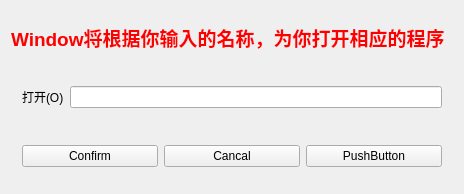
<?xml version="1.0" encoding="UTF-8"?>
<ui version="4.0">
 <class>Widget</class>
 <widget class="QWidget" name="Widget">
  <property name="geometry">
   <rect>
    <x>0</x>
    <y>0</y>
    <width>464</width>
    <height>194</height>
   </rect>
  </property>
  <property name="windowTitle">
   <string>Widget</string>
  </property>
  <layout class="QVBoxLayout" name="verticalLayout">
   <item>
    <widget class="QLabel" name="label_2">
     <property name="text">
      <string>&lt;html&gt;&lt;head/&gt;&lt;body&gt;&lt;p&gt;&lt;span style=&quot; font-size:14pt; font-weight:600; color:#ff0000;&quot;&gt;Window将根据你输入的名称，为你打开相应的程序&lt;/span&gt;&lt;/p&gt;&lt;/body&gt;&lt;/html&gt;</string>
     </property>
    </widget>
   </item>
   <item>
    <widget class="QWidget" name="widget_2" native="true">
     <layout class="QHBoxLayout" name="horizontalLayout_2">
      <item>
       <widget class="QLabel" name="label">
        <property name="text">
         <string>打开(O)</string>
        </property>
       </widget>
      </item>
      <item>
       <widget class="QLineEdit" name="lineEdit"/>
      </item>
     </layout>
    </widget>
   </item>
   <item>
    <widget class="QWidget" name="widget" native="true">
     <layout class="QHBoxLayout" name="horizontalLayout">
      <item>
       <widget class="QPushButton" name="pushButton">
        <property name="text">
         <string>Confirm</string>
        </property>
       </widget>
      </item>
      <item>
       <widget class="QPushButton" name="pushButton_2">
        <property name="text">
         <string>Cancal</string>
        </property>
       </widget>
      </item>
      <item>
       <widget class="QPushButton" name="pushButton_3">
        <property name="text">
         <string>PushButton</string>
        </property>
       </widget>
      </item>
     </layout>
    </widget>
   </item>
  </layout>
 </widget>
 <layoutdefault spacing="6" margin="11"/>
 <resources/>
 <connections/>
</ui>
